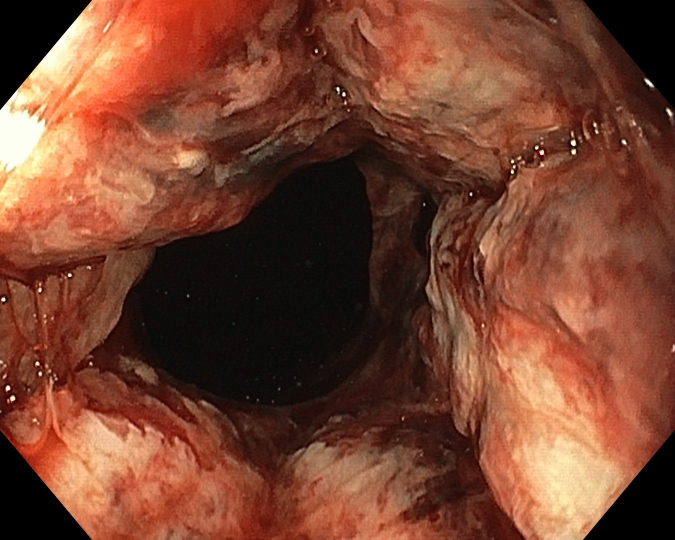
#> input picture raw_images/esophagus/photo_2024-08-07_02-55-37.jpg, 1350 x 1080 px (shown at 1/2 size)
$ python processing_images.py
#> lines starting #> are read from the running program, lines starting #| are printed output that depends on the picture
from pathlib import Path
from PIL import Image
import uuid

# Directories for raw and processed images
RAW_DATA_DIR = Path('raw_images')
PROCESSING_DATA_DIR = Path('processing_images')

# Output directories for different categories
OUTPUT_DIRS = {
    'esophagus': PROCESSING_DATA_DIR / 'esophagus',
    'stomach': PROCESSING_DATA_DIR / 'stomach',
    'duodenum': PROCESSING_DATA_DIR / 'duodenum'
}

# Target image format (e.g., 'PNG' or 'JPEG')
TARGET_FORMAT = 'PNG'
# Target resolution for the images
TARGET_SIZE = (224, 224)

# Function to process a single image
def process_image(input_path, output_path):
    try:
        with Image.open(input_path) as img:
#> img is the input picture: PIL image 1350x1080 RGB; mean R, G, B 120.5, 67.4, 47.8
            img = img.convert('RGB')  # Convert to 3-channel RGB
            img = img.resize(TARGET_SIZE)  # Resize to the target size
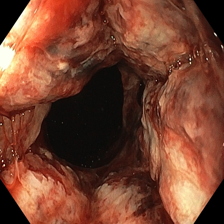
#> img: PIL image 224x224 RGB; mean R, G, B 120.5, 67.4, 47.8
            img.save(output_path, format=TARGET_FORMAT)  # Save in the desired format
            print(f"Processed: {input_path} -> {output_path}")
    except Exception as e:
        print(f"Error processing {input_path}: {e}")

# Main function to process all images
def preprocess_images(raw_data_dir, output_dirs):
    for category, output_dir in output_dirs.items():
        input_dir = raw_data_dir / category
        output_dir.mkdir(parents=True, exist_ok=True)  # Create the output directory if it doesn't exist

#> (the run stopped early here; a loop or call above may not have finished)
